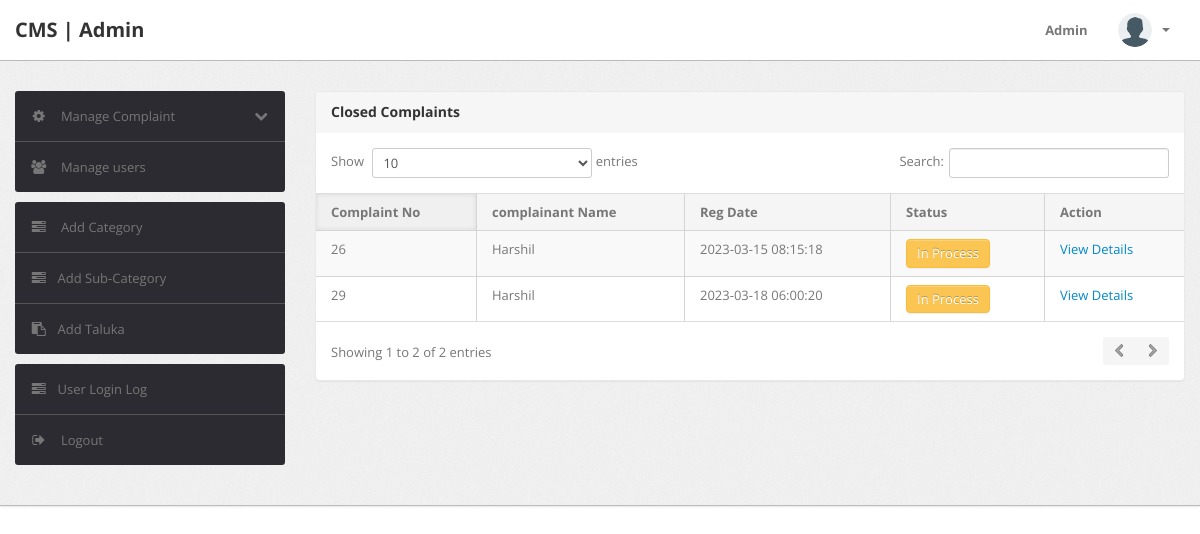
The page /admin/inprocess-complaint.php (signed in) on the database its author committed.
### tables this page shows
CREATE TABLE `tblcomplaints` (
  `complaintNumber` int(11) NOT NULL,
  `userId` int(11) DEFAULT NULL,
  `category` int(11) DEFAULT NULL,
  `subcategory` varchar(255) DEFAULT NULL,
  `complaintType` varchar(255) DEFAULT NULL,
  `state` varchar(255) DEFAULT NULL,
  `noc` varchar(255) DEFAULT NULL,
  `complaintDetails` mediumtext DEFAULT NULL,
  `complaintFile` varchar(255) DEFAULT NULL,
  `regDate` timestamp NULL DEFAULT current_timestamp(),
  `status` varchar(50) DEFAULT NULL,
  `lastUpdationDate` timestamp NULL DEFAULT NULL ON UPDATE current_timestamp()
);

CREATE TABLE `users` (
  `id` int(11) NOT NULL,
  `fullName` varchar(255) DEFAULT NULL,
  `userEmail` varchar(255) DEFAULT NULL,
  `password` varchar(255) DEFAULT NULL,
  `contactNo` bigint(11) DEFAULT NULL,
  `address` tinytext DEFAULT NULL,
  `State` varchar(255) DEFAULT NULL,
  `country` varchar(255) DEFAULT NULL,
  `pincode` int(6) DEFAULT NULL,
  `userImage` varchar(255) DEFAULT NULL,
  `regDate` timestamp NOT NULL DEFAULT current_timestamp(),
  `updationDate` timestamp NULL DEFAULT NULL,
  `status` int(1) DEFAULT NULL
);

### admin/inprocess-complaint.php (the view, shortened to what this page needs)
<?php
include('include/config.php');
if (strlen($_SESSION['alogin']) == 0) {
	header('location:index.php');
} else {
	?>
	<!DOCTYPE html>
	<html lang="en">
	<head>
		<link type="text/css" href="bootstrap/css/bootstrap.min.css" rel="stylesheet">
		<link type="text/css" href="bootstrap/css/bootstrap-responsive.min.css" rel="stylesheet">
		<link type="text/css" href="css/theme.css" rel="stylesheet">
		<link type="text/css" href="images/icons/css/font-awesome.css" rel="stylesheet">
	</head>
	<body>
		<?php include('include/header.php'); ?>
		<div class="wrapper">
			<div class="container">
				<div class="row">
					<?php include('include/sidebar.php'); ?>
					<div class="span9">
						<div class="content">
							<div class="module">
								<div class="module-head">
									<h3>Closed Complaints</h3>
								</div>
								<div class="module-body table">
									<table cellpadding="0" cellspacing="0" border="0"
										class="datatable-1 table table-bordered table-striped	 display">
										<thead>
											<tr>
												<th>Complaint No</th>
												<th> complainant Name</th>
												<th>Reg Date</th>
												<th>Status</th>
												<th>Action</th>
											</tr>
										</thead>
										<tbody>
											<?php
											$st = 'in process';
											$query = mysqli_query($con, "select tblcomplaints.*,users.fullName as name from tblcomplaints join users on users.id=tblcomplaints.userId where tblcomplaints.status='$st'");
											while ($row = mysqli_fetch_array($query)) {
												?>
												<tr>
													<td>
														<?php echo htmlentities($row['complaintNumber']); ?>
													</td>
													<td>
														<?php echo htmlentities($row['name']); ?>
													</td>
													<td>
														<?php echo htmlentities($row['regDate']); ?>
													</td>
													<td><button type="button" class="btn btn-warning">In Process</button></td>
													<td> <a
															href="complaint-details.php?cid=<?php echo htmlentities($row['complaintNumber']); ?>">
															View Details</a>
													</td>
												</tr>
											<?php } ?>
										</tbody>
									</table>
								</div>
							</div>
						</div>
					</div>
				</div>
			</div>
		</div>
	</body>
<?php } ?>

### rows shown on the page
tblcomplaints: complaintNumber "26", userId.fullName "Harshil", regDate "2023-03-15 08:15:18"
tblcomplaints: complaintNumber "29", userId.fullName "Harshil", regDate "2023-03-18 06:00:20"
